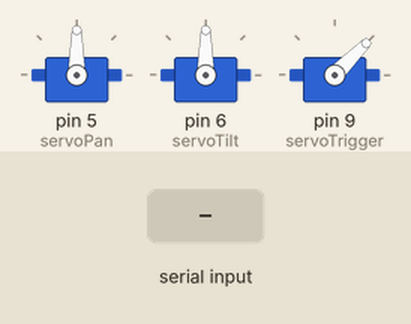
Bench run of a sketch on a simulated Arduino Uno, built with avr-gcc and run on an emulated ATmega328P. Shown: 3 × servo. Inputs (shaded band) come from the test bench.

Above: at 1.2 s.
1.3 s: "90,45,200\n" received over Serial
At 2.0 s:
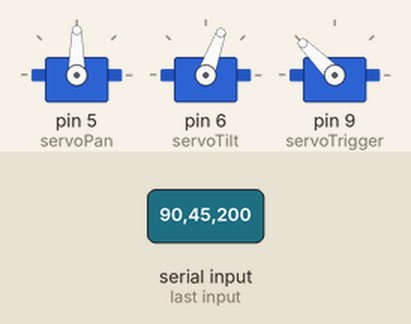
Timing chart, 0 to 4.3 s (numbered marks = the images above; inputs shaded):
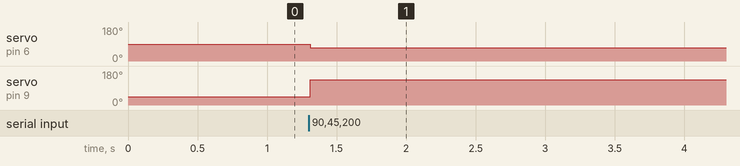

Measured:
- after the input at 1.3 s, servo on pin 6 (servoTilt): 90° → 70° at once; servo on pin 9 (servoTrigger): 45° → 135° at once

The sketch:

tripod_control.ino
```cpp
#include <Servo.h>

Servo servoPan;
Servo servoTilt;
Servo servoTrigger;

String receivedData;
int panAngle;
int tiltAngle;
int triggerAngle;

void setup() {
  Serial.begin(9600);
  Serial.setTimeout(10);
  servoPan.attach(5);
  servoTilt.attach(6);
  servoTrigger.attach(9);

  servoPan.write(90);
  servoTilt.write(90);
  servoTrigger.write(45);
}

void loop() {
  if (Serial.available() > 0) {
    receivedData = Serial.readStringUntil('\n');
    receivedData.trim();

    // Faster and safer parser for "pan,tilt,trigger" packets.
    if (sscanf(receivedData.c_str(), "%d,%d,%d", &panAngle, &tiltAngle, &triggerAngle) == 3) {

      panAngle = constrain(panAngle, 0, 180);
      tiltAngle = constrain(tiltAngle, 70, 110);
      triggerAngle = constrain(triggerAngle, 45, 135);

      servoPan.write(panAngle);
      servoTilt.write(tiltAngle);

      // Only update trigger if changed (reduces jitter)
      static int lastTrigger = -1;
      if (triggerAngle != lastTrigger) {
        servoTrigger.write(triggerAngle);
        lastTrigger = triggerAngle;
      }
    }
  }
}
```
